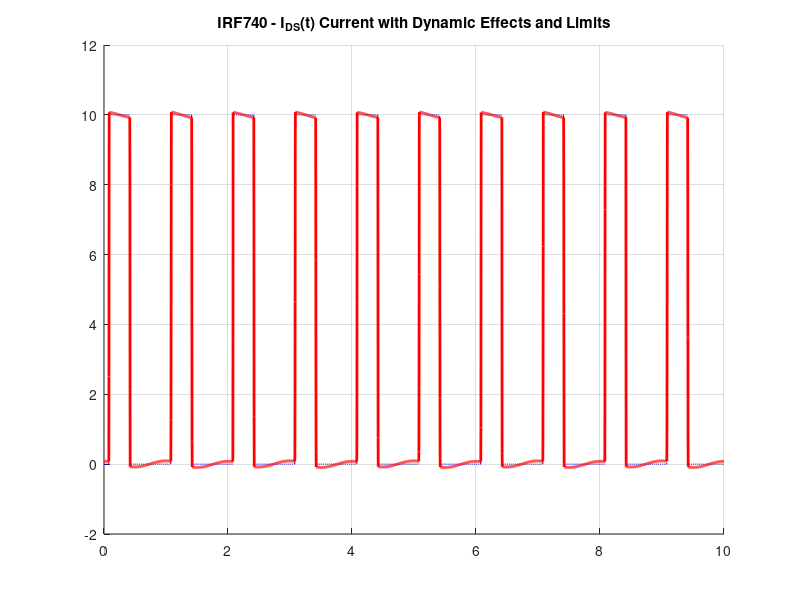

Reproduce this figure in MATLAB. (Note: this script raises an error after producing the figure.)
clear; clc;

% --- Static model parameters ---
Vth = 4.7;               % Threshold voltage [V]
KPLIN = 2.4;             % Linear region gain [A/V^2]
KPSAT = 8.84;            % Saturation region gain [A/V^2]
theta = 0.3;             % Early effect

% --- Parasitic capacitive parameters ---
Cgs = 1373e-12;          % [F]
Cgd = 27e-12;            % [F]
Cds = 193e-12;           % [F] - Does not directly affect IDS

% --- Current limits ---
Imax_continuous = 10;    % [A]
Imax_pulse = 40;         % [A]
t_max_pulse = 100e-6;    % [s]

% --- Time and signals ---
t_max = 10e-6;                           % 10 µs
t = linspace(0, t_max, 5000);
dt = t(2) - t(1);

f_vgs = 1e6;                             % 1 MHz
f_vds = 0.5e6;                           % 0.5 MHz

VGS_t = 10 * sin(2*pi*f_vgs*t);          % VGS: 10 Vpp @ 1 MHz
VDS_t = 200 + 100 * sin(2*pi*f_vds*t + pi/4); % VDS: 200V offset + 100 Vpp @ 0.5 MHz

dVGS_dt = gradient(VGS_t, dt);
dVDS_dt = gradient(VDS_t, dt);

% --- Current ---
IDS_static  = zeros(size(t));
IDS_dynamic = zeros(size(t));

for i = 1:length(t)
    VGS = VGS_t(i);
    VDS = VDS_t(i);

    if VGS <= Vth
        IDS_static(i) = 0;
    elseif VDS < VGS - Vth
        IDS_static(i) = (KPLIN * ((VGS - Vth) * VDS - ...
                         (0.5 * KPLIN / KPSAT * VDS^2))) / ...
                         (1 + theta * VDS);
    else
        VDS_border = VGS - Vth;
        ID_border = (KPLIN * ((VGS - Vth) * VDS_border - ...
                     (0.5 * KPLIN / KPSAT * VDS_border^2))) / ...
                     (1 + theta * VDS_border);
        IDS_static(i) = ID_border * (1 + theta * (VDS - VDS_border));
    end

    % Static clipping
    IDS_static(i) = min(IDS_static(i), Imax_continuous);

    % Dynamic current
    IDS_dynamic(i) = IDS_static(i) + ...
                     (Cgs + Cgd) * dVGS_dt(i) - Cgd * dVDS_dt(i);
end

% --- Dynamic limits ---
pulse_in_progress = false;
pulse_duration = 0;

for i = 1:length(t)
    if IDS_dynamic(i) > Imax_continuous
        if ~pulse_in_progress
            pulse_in_progress = true;
            pulse_duration = dt;
        else
            pulse_duration = pulse_duration + dt;
        end

        if IDS_dynamic(i) > Imax_pulse || pulse_duration > t_max_pulse
            IDS_dynamic(i) = Imax_continuous;
        end
    else
        pulse_in_progress = false;
        pulse_duration = 0;
    end
end

%% --- Plot 1: I_DS(t) ---
figure; hold on; grid on;
title('IRF740 - I_{DS}(t) Current with Dynamic Effects and Limits');
plot(t*1e6, IDS_static, 'b--', 'DisplayName', 'Static I_{DS}');
plot(t*1e6, IDS_dynamic, 'r', 'LineWidth', 2, 'DisplayName', 'Dynamic I_{DS}');
yline(Imax_continuous, 'k--', 'LineWidth', 1.5, 'DisplayName', '10 A Limit');
yline(Imax_pulse, 'm--', 'LineWidth', 1.2, 'DisplayName', '40 A Limit');
xlabel('Time [\mus]');
ylabel('I_{DS} [A]');
legend;

%% --- Plot 2: I_DS vs V_DS ---
figure; hold on; grid on;
title('IRF740 - I_{DS}(V_{DS}) Current with Dynamics');
plot(VDS_t, IDS_dynamic, 'r', 'LineWidth', 1.5, 'DisplayName', 'Dynamic I_{DS}');
plot(VDS_t, IDS_static, 'b--', 'LineWidth', 1, 'DisplayName', 'Static I_{DS}');
yline(Imax_continuous, 'k--', 'LineWidth', 1.5, 'DisplayName', '10 A Limit');
yline(Imax_pulse, 'm--', 'LineWidth', 1.2, 'DisplayName', '40 A Limit');
xlabel('V_{DS} [V]');
ylabel('I_{DS} [A]');
legend;

%% --- Plot 3: V_GS and V_DS vs Time with Conduction Zones Highlighted ---
figure; hold on; grid on;
title('V_{GS} and V_{DS} with Highlighted Conduction Zones');
xlabel('Time [\mus]');
ylabel('Voltage [V]');
plot(t*1e6, VGS_t, 'b', 'LineWidth', 1.5, 'DisplayName', 'V_{GS}');
plot(t*1e6, VDS_t, 'r', 'LineWidth', 1.5, 'DisplayName', 'V_{DS}');
yline(Vth, 'k--', 'DisplayName', 'V_{th}');

% Highlight conduction zones (VGS > Vth)
hold on;
idx_on = VGS_t > Vth;
on_regions = bwconncomp(idx_on);  % Identify ON zones

for k = 1:on_regions.NumObjects
    idxs = on_regions.PixelIdxList{k};
    t_fill = t(idxs) * 1e6;
    fill([t_fill fliplr(t_fill)], ...
         [min(VDS_t)*ones(size(t_fill)), max(VDS_t)*ones(size(t_fill))], ...
         [0.3 1 0.3], 'EdgeColor', 'none', 'FaceAlpha', 0.6);   % Light green
end

legend;
